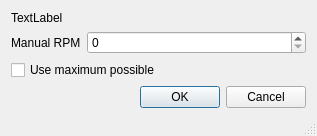
<?xml version="1.0" encoding="UTF-8"?>
<ui version="4.0">
 <class>gui_setManualRpm</class>
 <widget class="QDialog" name="gui_setManualRpm">
  <property name="geometry">
   <rect>
    <x>0</x>
    <y>0</y>
    <width>317</width>
    <height>136</height>
   </rect>
  </property>
  <property name="windowTitle">
   <string>Set Manual RPM</string>
  </property>
  <property name="windowIcon">
   <iconset>
    <normaloff>:/Images/icons/32x32/phoebetria.png</normaloff>:/Images/icons/32x32/phoebetria.png</iconset>
  </property>
  <property name="sizeGripEnabled">
   <bool>true</bool>
  </property>
  <layout class="QFormLayout" name="formLayout">
   <item row="0" column="0" colspan="2">
    <widget class="QLabel" name="ctrl_title">
     <property name="text">
      <string>TextLabel</string>
     </property>
    </widget>
   </item>
   <item row="1" column="0">
    <widget class="QLabel" name="label">
     <property name="text">
      <string>Manual RPM</string>
     </property>
    </widget>
   </item>
   <item row="1" column="1">
    <widget class="QSpinBox" name="ctrl_manualRpm">
     <property name="sizePolicy">
      <sizepolicy hsizetype="MinimumExpanding" vsizetype="Fixed">
       <horstretch>0</horstretch>
       <verstretch>0</verstretch>
      </sizepolicy>
     </property>
     <property name="minimumSize">
      <size>
       <width>100</width>
       <height>0</height>
      </size>
     </property>
     <property name="maximum">
      <number>65535</number>
     </property>
     <property name="singleStep">
      <number>100</number>
     </property>
    </widget>
   </item>
   <item row="2" column="0" colspan="2">
    <widget class="QCheckBox" name="ctrl_useMaxRpm">
     <property name="text">
      <string>Use maximum possible</string>
     </property>
    </widget>
   </item>
   <item row="3" column="0" colspan="2">
    <widget class="QDialogButtonBox" name="buttonBox">
     <property name="orientation">
      <enum>Qt::Horizontal</enum>
     </property>
     <property name="standardButtons">
      <set>QDialogButtonBox::Cancel|QDialogButtonBox::Ok</set>
     </property>
    </widget>
   </item>
  </layout>
 </widget>
 <resources/>
 <connections>
  <connection>
   <sender>buttonBox</sender>
   <signal>accepted()</signal>
   <receiver>gui_setManualRpm</receiver>
   <slot>accept()</slot>
   <hints>
    <hint type="sourcelabel">
     <x>248</x>
     <y>254</y>
    </hint>
    <hint type="destinationlabel">
     <x>157</x>
     <y>274</y>
    </hint>
   </hints>
  </connection>
  <connection>
   <sender>buttonBox</sender>
   <signal>rejected()</signal>
   <receiver>gui_setManualRpm</receiver>
   <slot>reject()</slot>
   <hints>
    <hint type="sourcelabel">
     <x>316</x>
     <y>260</y>
    </hint>
    <hint type="destinationlabel">
     <x>286</x>
     <y>274</y>
    </hint>
   </hints>
  </connection>
 </connections>
</ui>
